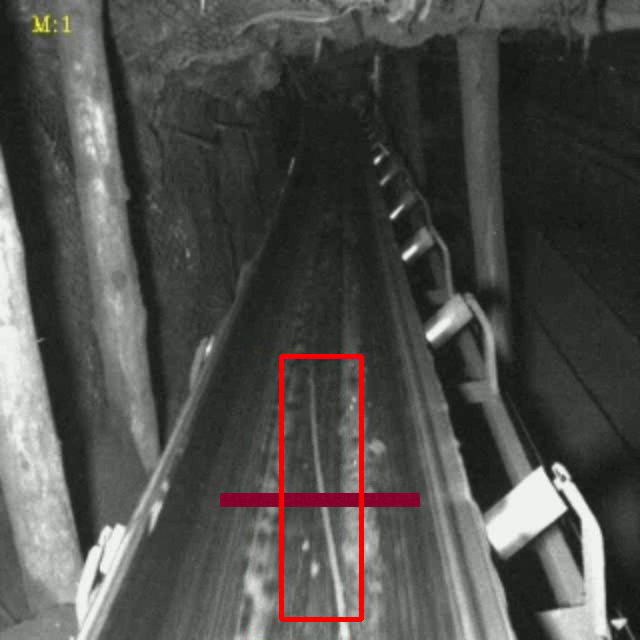
#> input picture frame 7 of 模型评估/video2.mp4, 640 x 640 px, given in place of WIN_20240507_21_56_41_Pro.mp4, which was not available
$ python Video_frame_acquisition.py
#> lines starting #> are read from the running program, lines starting #| are printed output that depends on the picture
import cv2
import random

# 打开视频文件
video_path = "WIN_20240507_21_56_41_Pro.mp4"
cap = cv2.VideoCapture(video_path)

# 获取视频总帧数
total_frames = int(cap.get(cv2.CAP_PROP_FRAME_COUNT))

# 建立一个存储已选帧索引的列表
selected_frames = []

# 随机选择500帧
for _ in range(50):
    # 生成随机帧索引
    random_frame_index = random.randint(0, total_frames - 1)

    # 确保选取的帧索引不重复
    while random_frame_index in selected_frames:
        random_frame_index = random.randint(0, total_frames - 1)

    # 将选取的帧索引添加到列表中
    selected_frames.append(random_frame_index)

# 读取并保存选取的帧
count = 0
while count < total_frames:
    ret, frame = cap.read()
#> frame is the input picture: shape (640, 640, 3); mean B, G, R 74.9, 77.7, 78.6

    # 如果当前帧是选取的随机帧，则保存它
    if count in selected_frames:
        # frame = cv2.resize(frame, None, fx=1/6, fy=1/6, interpolation=cv2.INTER_LINEAR)
        # beta = random.randrange(-40, 60, 10)
        frame = cv2.convertScaleAbs(frame[:, 280:720 + 280])
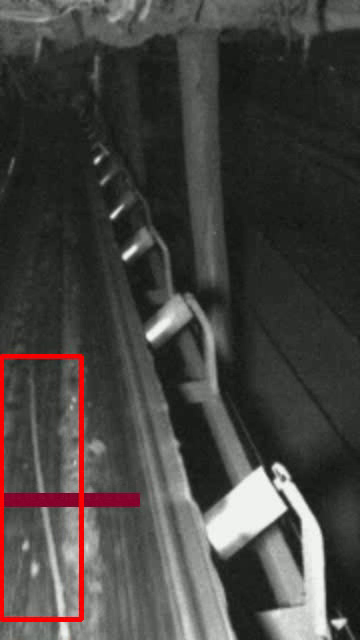
#> frame: shape (640, 360, 3); mean B, G, R 64.9, 67.5, 70
        cv2.imwrite(f"./Foreign_bodies_datasets/images/train/frame_{count}.png", frame)
    count += 1

# 释放视频对象
cap.release()

$ run again, starting later in the video
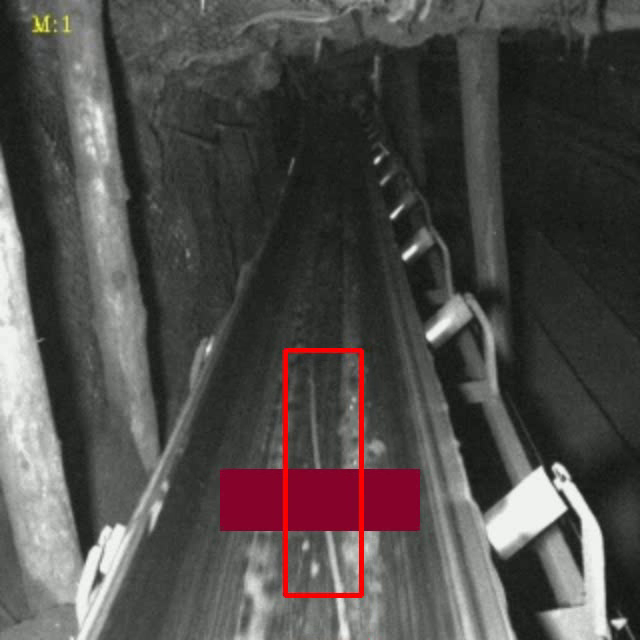
#> input picture frame 31 of 模型评估/video2.mp4, 640 x 640 px, given in place of WIN_20240507_21_56_41_Pro.mp4, which was not available
#> frame is the input picture: shape (640, 640, 3); mean B, G, R 73.9, 75.8, 79.6
#> `frame = cv2.convertScaleAbs(frame[:, 280:720 + 280])`:
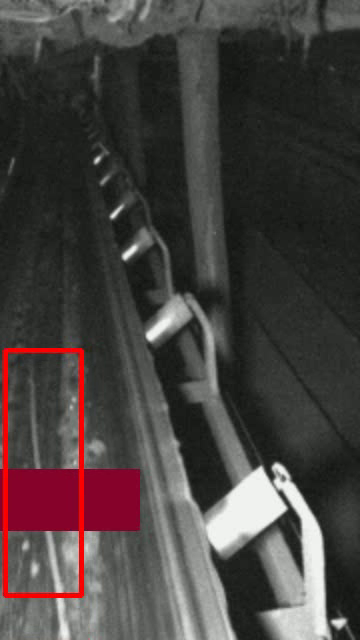
#> frame: shape (640, 360, 3); mean B, G, R 63.6, 65.1, 71.3

$ run again, starting later in the video
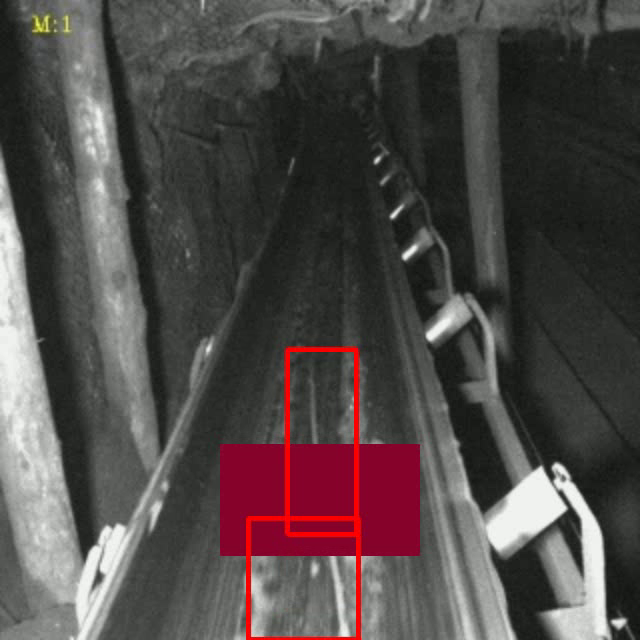
#> input picture frame 56 of 模型评估/video2.mp4, 640 x 640 px, given in place of WIN_20240507_21_56_41_Pro.mp4, which was not available
#> frame is the input picture: shape (640, 640, 3); mean B, G, R 72.5, 73.5, 80.9
#> `frame = cv2.convertScaleAbs(frame[:, 280:720 + 280])`:
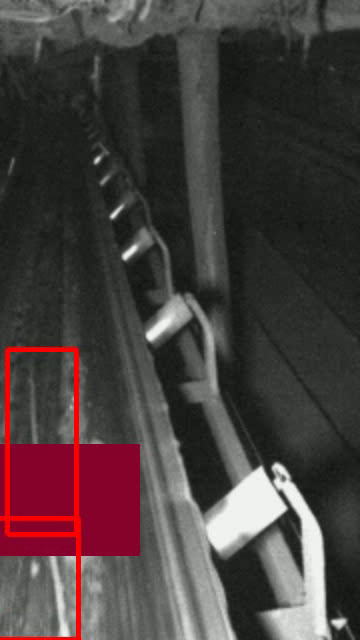
#> frame: shape (640, 360, 3); mean B, G, R 62.1, 62.4, 72.5
